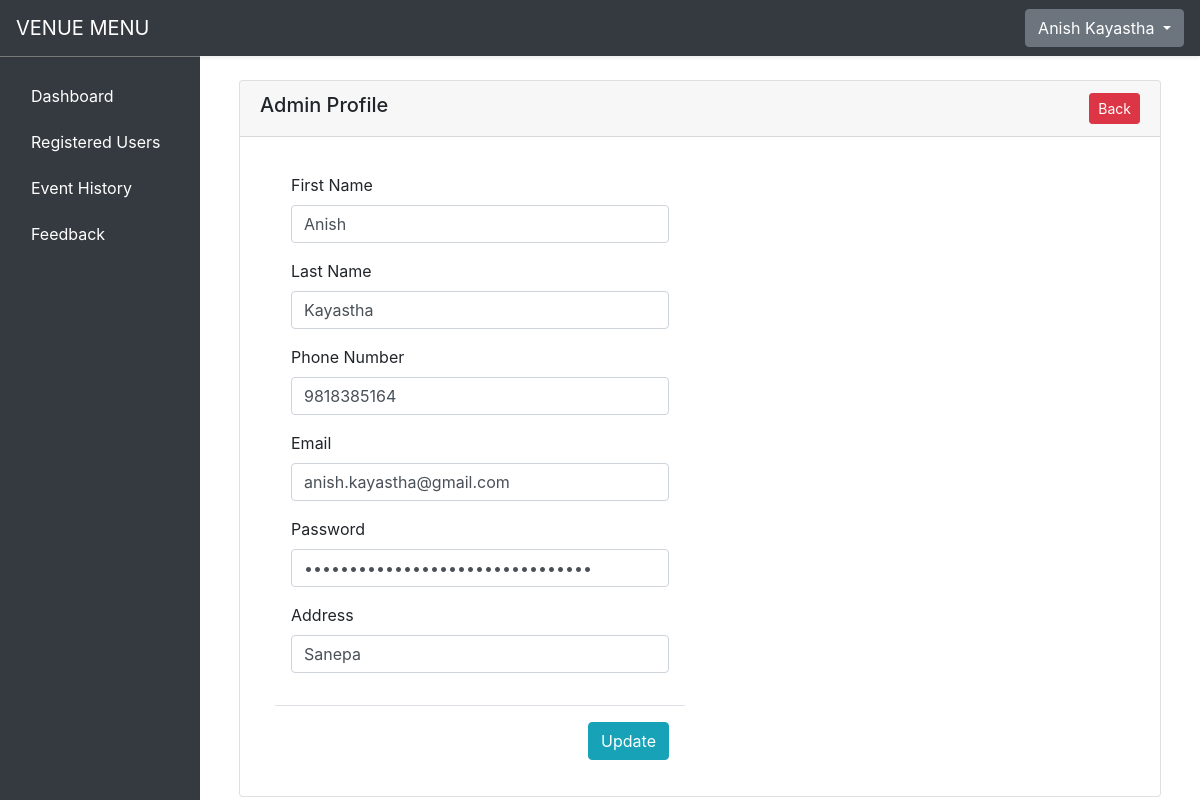
Page /dashboard/admin_profile.php (signed in) on the committed database.
### tables this page shows
CREATE TABLE users (
	id INT PRIMARY KEY AUTO_INCREMENT,
    firstname VARCHAR(50),
    lastname VARCHAR(50),
    phone CHAR(10),
    email VARCHAR(100),
    password CHAR(32),
    address VARCHAR(100),
    role_id TINYINT(4),
    created_at TIMESTAMP DEFAULT CURRENT_TIMESTAMP
);

### dashboard/admin_profile.php (the view, shortened to what this page needs)
<?php
    include('includes/header.php');
?>
<?php
    include('includes/navbar.php');
?>
<div class="container-fluid size-adjust">
    <div class="row">
        <?php
            include('includes/sidebar.php');
            include('modules/connection.php');
        ?>
        <main role="main" class="col-md-9 ml-sm-auto col-lg-10 px-md-4">
            <div class="d-flex justify-content-between flex-wrap flex-md-nowrap align-items-center pt-3 pb-2">
            </div>
	    	<section class="container-fluid">
	    		<div class="row">
	    			<div class="col-md-12">
	    				<div class="card">
	            			<div class="card-header">
	            				<span class="card-title h5">Admin Profile</span>
	                			<a href="users.php" class="btn btn-danger btn-sm float-right">Back</a>
	            			</div>
	            			<div class="card-body">
	            				<div class="col-md-6">
	            					<form class="form" action="modules/code.php" method="POST">
								      <div class="modal-body">
								      	<?php
								      		if(isset($_SESSION['auth_user']['user_id'])) {
								      			$user_id = $_SESSION['auth_user']['user_id'];
								      			$query = "SELECT * FROM users WHERE id='$user_id' LIMIT 1";
								      			$query_run = mysqli_query($conn, $query);
								      			if(mysqli_num_rows($query_run) > 0) {
								      				foreach($query_run as $row) {
								      					?>
								      					<div class="form-group">
												        	<label for="firstname">First Name</label>
												        	<input type="text" id="firstname" name="firstname" value="<?php echo $row['firstname']; ?>" class="form-control" placeholder="First Name" autocomplete="off">
												        </div>
								      					<div class="form-group">
												        	<label for="lastname">Last Name</label>
												        	<input type="text" id="lastname" name="lastname" value="<?php echo $row['lastname']; ?>" class="form-control" placeholder="Last Name" autocomplete="off">
												        </div>
												        <div class="form-group">
												        	<label for="phone">Phone Number</label>
												        	<input type="text" id="phone" name="phone" value="<?php echo $row['phone']; ?>" class="form-control" placeholder="Phone Number" autocomplete="off">
												        </div>
												        <div class="form-group">
												        	<label for="email">Email</label>
												        	<input type="email" id="email" name="email" value="<?php echo $row['email']; ?>" class="form-control" placeholder="Email" autocomplete="off">
												        </div>
												        <div class="form-group">
												        	<label for="password">Password</label>
												        	<input type="password" id="password" name="password" value="<?php echo $row['password']; ?>" class="form-control" placeholder="Password" autocomplete="off">
												        </div>
								      					<div class="form-group">
												        	<label for="address">Address</label>
												        	<input type="text" id="address" name="address" value="<?php echo $row['address']; ?>" class="form-control" placeholder="Address" autocomplete="off">
												        </div>
								      					<?php
								      				}
								      			}
								      			else {
								      				echo "<h4>No Record Found!</h4>";
								      			}
								      		}
								      	?>
								      </div>
								      <div class="modal-footer">
								        	<button type="submit" name="updateUser" class="btn btn-info">Update</button>
								      </div>
								  	</form>
	            				</div>
	            			</div>
	      				</div>
	    			</div>
	    		</div>
	    	</section>
	    </main>
  	</div>
</div>
<?php include('includes/footer.php'); ?>

### dashboard/css/style.css (style rules this page uses)
form { display: inline; }
.size-adjust { margin-top: 56px; }

### rows in the picture
users: firstname "Anish", lastname "Kayastha", phone "9818385164", email "anish.kayastha@gmail.com", address "Sanepa"

### other values in the picture
$_SESSION['auth_user']['user_firstname'] "Anish"
$_SESSION['auth_user']['user_lastname'] "Kayastha"
